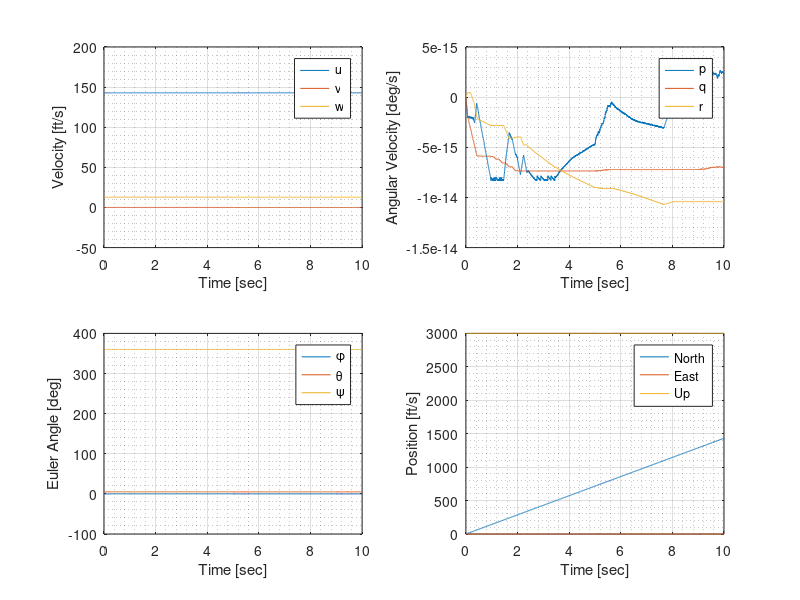
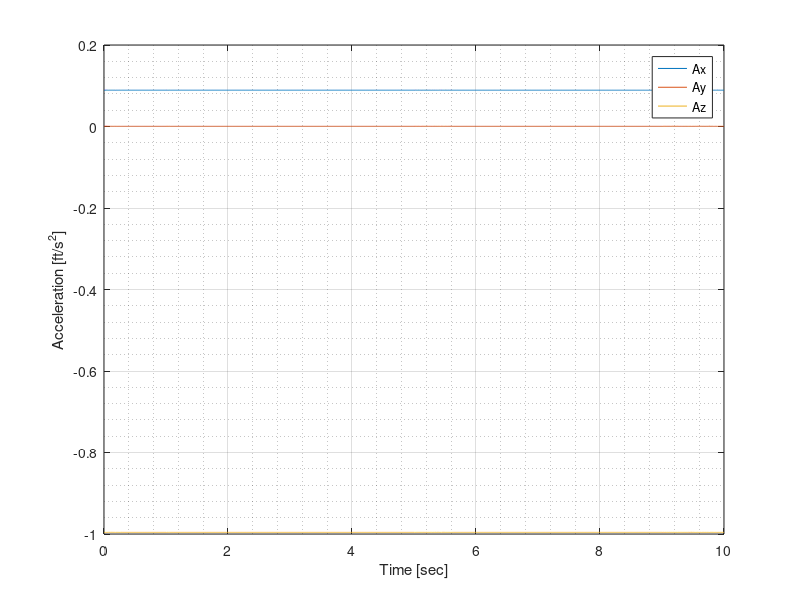

MATLAB code to generate these figures, in order:
%% Data import
load NonlinearSimulation.mat

%% Unfold
t   = tsim;
eas = ysim(:,1); % [knot]
tas = ysim(:,2); % [knot]
alp = ysim(:,3); % [deg]
bet = ysim(:,4); % [deg]
gam = ysim(:,5); % [deg]
chi = ysim(:,6); % [deg]
u   = ysim(:,7); % [ft/s]
v   = ysim(:,8); % [ft/s]
w   = ysim(:,9); % [ft/s]
p   = ysim(:,10); % [rad/s]
q   = ysim(:,11); % [rad/s]
r   = ysim(:,12); % [rad/s]
lat = ysim(:,13); % [rad]
lon = ysim(:,14); % [rad]
alt = ysim(:,15); % [ft]
phi = ysim(:,16); % [rad]
the = ysim(:,17); % [rad]
psi = ysim(:,18); % [rad]
Ax  = ysim(:,19); % [G]
Ay  = ysim(:,20); % [G]
Az  = ysim(:,21); % [G]
pN = NED(:,1); % [ft]
pE = NED(:,2); % [ft]

%% Full
figure
subplot(221)
plot(t,u,t,v,t,w)
xlabel('Time [sec]')
ylabel('Velocity [ft/s]')
legend('u','v','w')
grid on, grid minor

subplot(222)
plot(t,p*180/pi,t,q*180/pi,t,r*180/pi)
xlabel('Time [sec]')
ylabel('Angular Velocity [deg/s]')
legend('p','q','r')
grid on, grid minor

subplot(223)
plot(t,phi*180/pi,t,the*180/pi,t,psi*180/pi)
xlabel('Time [sec]')
ylabel('Euler Angle [deg]')
legend('\phi','\theta','\psi')
grid on, grid minor

subplot(224)
plot(t,pN,t,pE,t,alt)
xlabel('Time [sec]')
ylabel('Position [ft/s]')
legend('North','East','Up')
grid on, grid minor

%% Acc
figure
plot(t,Ax,t,Ay,t,Az)
xlabel('Time [sec]')
ylabel('Acceleration [ft/s^2]')
legend('Ax','Ay','Az')
grid on, grid minor

%% Longitudinal plot
% tas alp q the h Ax Az
% dele delt
% figure
% subplot(321)
% plot(t,tas)
% subplot(321)
% plot(t,alp), hold on
% plot(t,the)
% subplot(321)
% plot(t,q)
% subplot(321)
% plot(t,h)
% subplot(321)
% plot(t,Ax)
% plot(t,Az)
% subplot(321)
% plot(t,)
